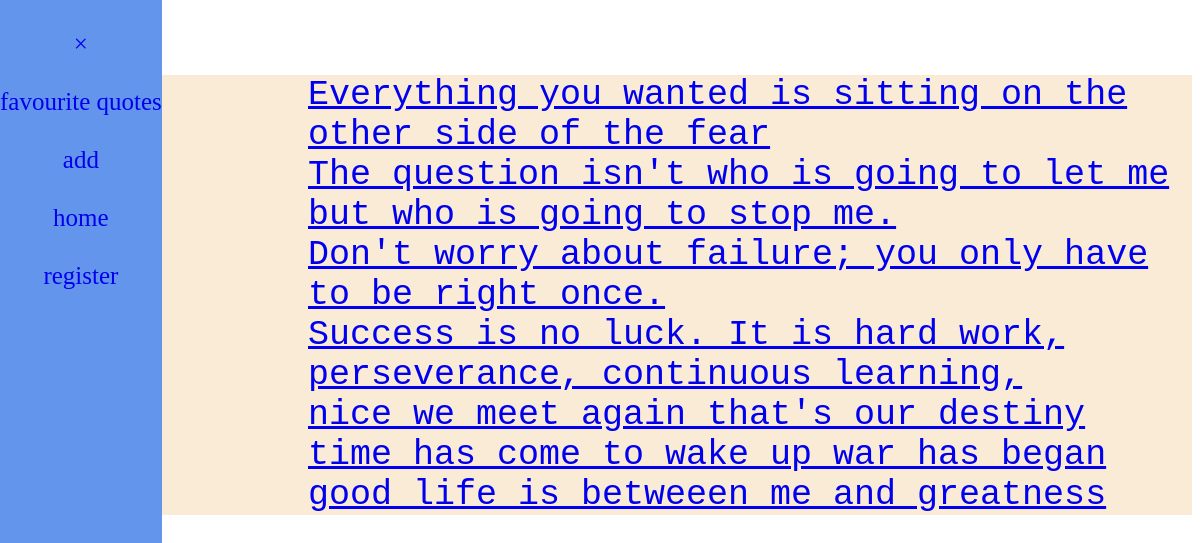
Page /2/ on the committed database.
### app/models.py (models this page shows, shortened)
class  Quote(models.Model):
    line = models.TextField(blank = True)
    categories = models.ForeignKey(Categories,on_delete = models.CASCADE, related_name = "category")
    key = models.UUIDField(primary_key = True, default= uuid.uuid4, editable = False)

### app/views.py (the view)
# urls.py: path('<int:id1>/',quote_view, name = 'quote_view'),
def quote_view(request,id1):
    gories = get_object_or_404(Categories , id = id1)
    quote = Quote.objects.filter(categories = gories)
    return render(request, "quote_view.html",{"quote":quote, 'gories':gories})

### app/templates/quote_view.html (shortened to what this page needs)
{% extends  'base.html' %}
{% block content %}
{% for y in quote %}
<div class="item2"><a href = "{%url 'ping' y.key %}">{{y.line}}</a>
</div>
{% endfor %}
{% endblock %}

### app/templates/base.html (shortened to what this page needs)
<!DOCTYPE html>
<html lang="en">
<head>
<div id = "main">
</div>
</head>
<body>
<div id  = "mySidenav" class = "sidenav">
    <a href = "#" onclick = "closenav()">&times;</a>
    <a href = "{% url 'favourite_quotes' %}">favourite quotes </a>
    <a href = "{% url 'post' %}">  add</a>
    <a href = "{% url 'home' %}"> home</a>
    <a href = "{% url  'register' %}"> register</a>
</div>
<div class = "main">
    <span style="font-size:30px;cursor:pointer" onclick="opennav()">&#9776; open</span>
    {% block content %}
{% endblock %}
</div>
</body>
</html>

### app/templates/quote_view.html (style rules this page uses)
.item2 { background-color: antiquewhite; font-size: 35px; font-family: 'Courier New', Courier, monospace; margin-left:150px; padding-left:150px; }

### rows in the picture
Quote: line "Everything you wanted is sitting on the other side of the fear"
Quote: line "The question isn't who is going to let me but who is going to stop me."
Quote: line "Don't worry about failure; you only have to be right once."
Quote: line "Success is no luck. It is hard work, perseverance, continuous learning,"
Quote: line "nice we meet again that's our destiny"
Quote: line "time has come to wake up war has began"
Quote: line "good life is betweeen me and greatness"
